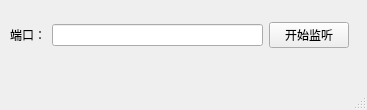
<?xml version="1.0" encoding="UTF-8"?>
<ui version="4.0">
 <class>recvFileWindow</class>
 <widget class="QMainWindow" name="recvFileWindow">
  <property name="geometry">
   <rect>
    <x>0</x>
    <y>0</y>
    <width>367</width>
    <height>110</height>
   </rect>
  </property>
  <property name="windowTitle">
   <string>MainWindow</string>
  </property>
  <widget class="QWidget" name="centralwidget">
   <widget class="QWidget" name="widget" native="true">
    <property name="geometry">
     <rect>
      <x>10</x>
      <y>10</y>
      <width>339</width>
      <height>50</height>
     </rect>
    </property>
    <layout class="QHBoxLayout" name="horizontalLayout">
     <item>
      <widget class="QLabel" name="label">
       <property name="text">
        <string>端口：</string>
       </property>
      </widget>
     </item>
     <item>
      <widget class="QLineEdit" name="portLineEdit">
       <property name="text">
        <string/>
       </property>
      </widget>
     </item>
     <item>
      <widget class="QPushButton" name="startListenBtn">
       <property name="text">
        <string>开始监听</string>
       </property>
      </widget>
     </item>
    </layout>
   </widget>
  </widget>
  <widget class="QMenuBar" name="menubar">
   <property name="geometry">
    <rect>
     <x>0</x>
     <y>0</y>
     <width>367</width>
     <height>24</height>
    </rect>
   </property>
  </widget>
  <widget class="QStatusBar" name="statusbar"/>
 </widget>
 <resources/>
 <connections/>
</ui>
